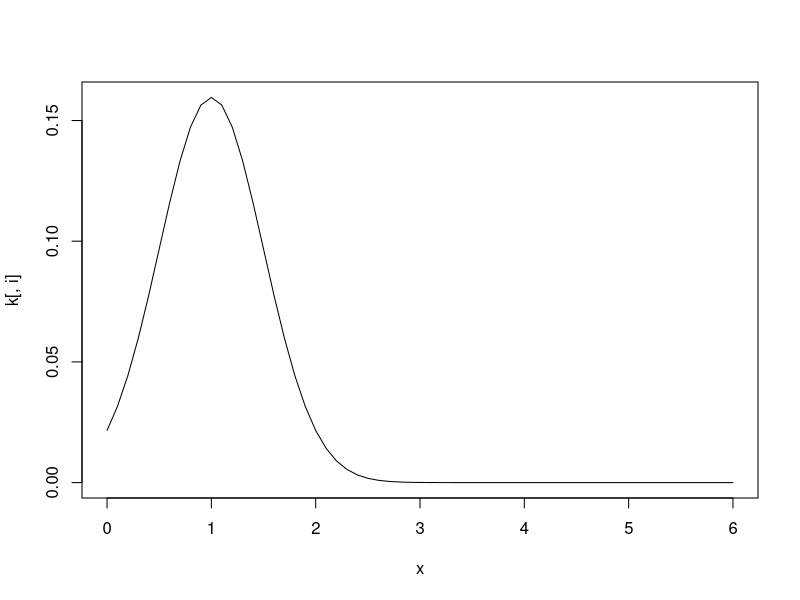
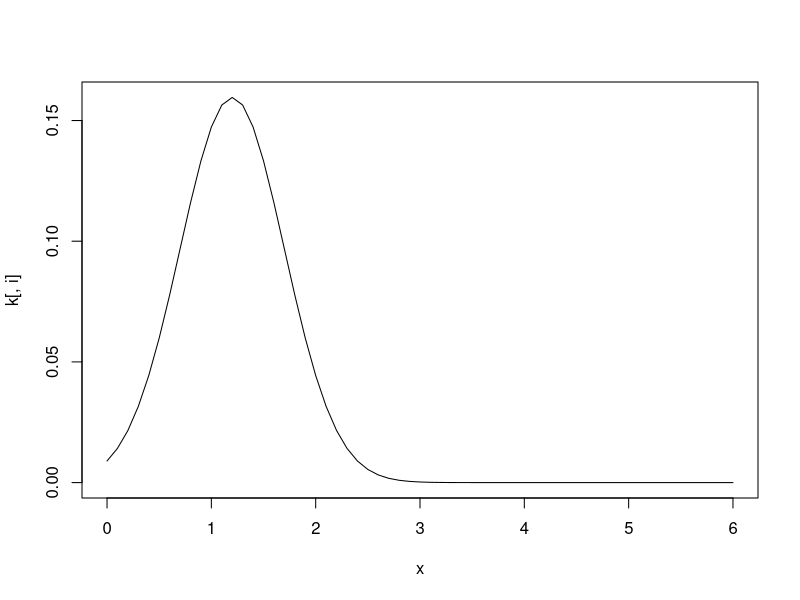
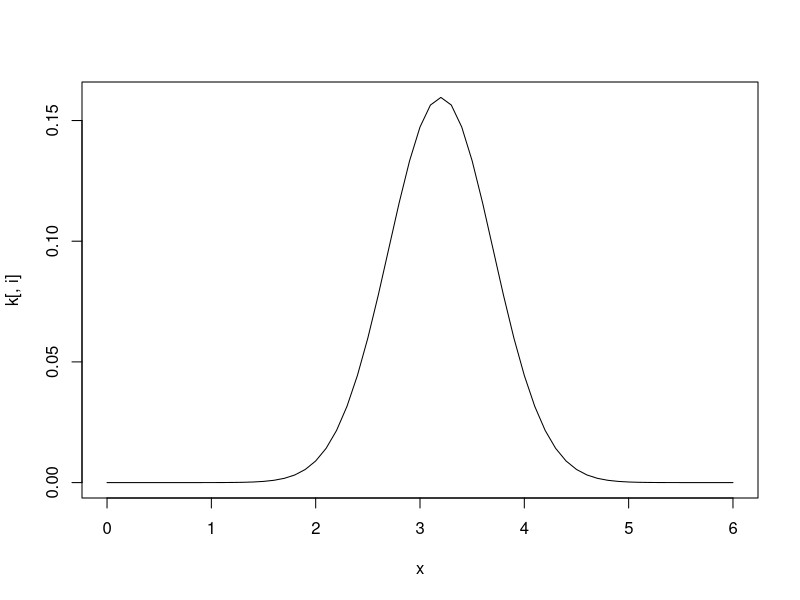
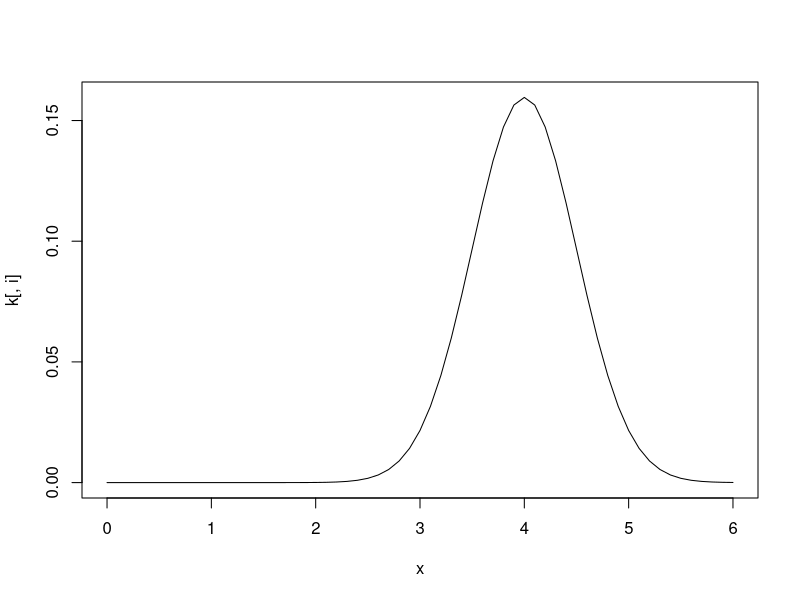
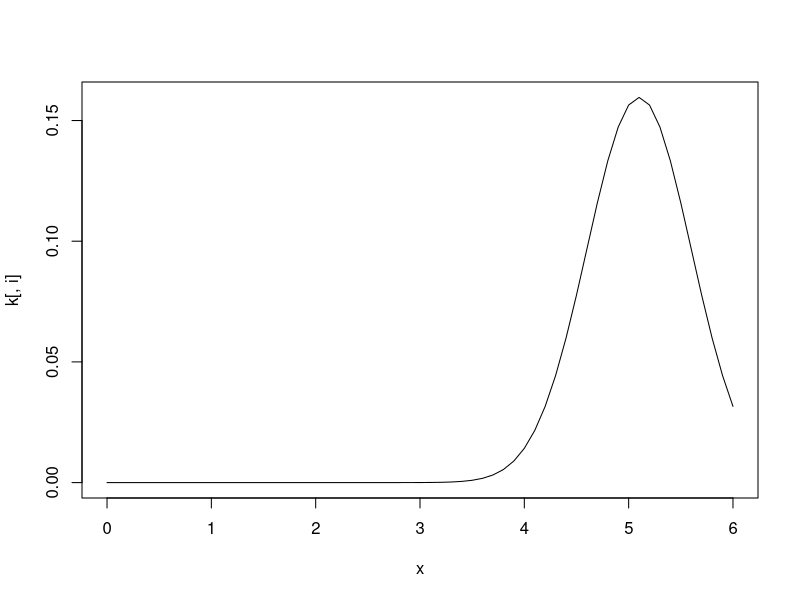
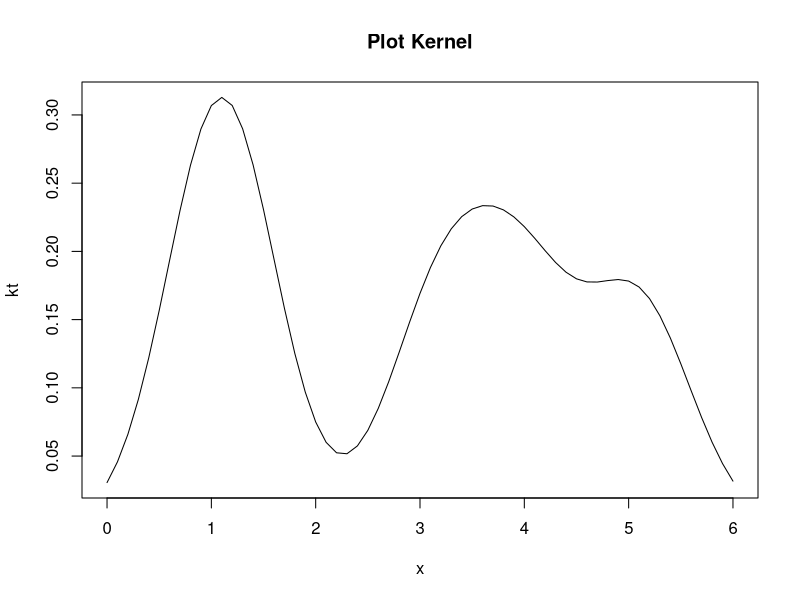

Write the R code that produced these figures, in order.
setwd('E://AED')

kde=function(f,Xi,h,x)
{
  l=length(x)
  n=length(Xi)
  k=matrix(nrow=l,ncol=n)
  kt=matrix(nrow=l,ncol=1)
  for(i in 1:l)
  {
    for(j in 1:n)
    {
      k[i,j]=f((x[i]-Xi[j])/h)*1/(n*h)
    }
    kt[i]=sum(k[i,])
  }
  for(i in 1:n)
  {
    plot(x,k[,i],type='l')
  }
  plot(x,kt,type='l', main="Plot Kernel")
}

gaussian=function(x)
{
  1/sqrt(2*pi)*exp(-1/2*(x)^2)
}

Domain=seq(0,6,0.1)
Domain

nilai=c(1,1.2,3.2,4,5.1)

kde(gaussian,nilai,0.5,Domain)
